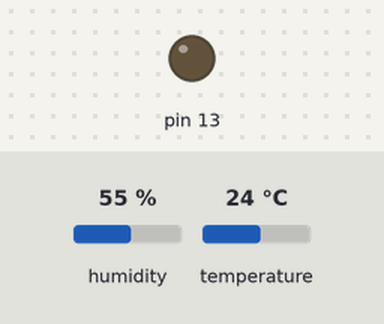
Bench run of a sketch on a simulated Arduino Uno, built with avr-gcc and run on an emulated ATmega328P. On the bench: output pins drawn as LEDs (lit = HIGH). The test bench sets the inputs (shaded band); at power-on: humidity 55 %, temperature 24 °C.

Above: at 2.8 s.
2.9 s: humidity set to 73 %
5.6 s: humidity set to 76 %
At 6.6 s:
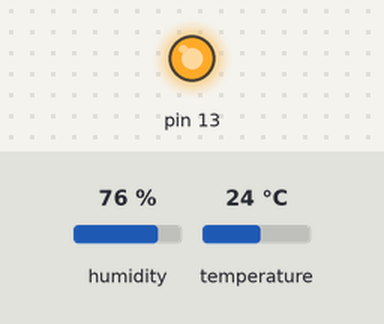
8.3 s: humidity set to 72 %
11.2 s: humidity set to 69 %
At 13.0 s:
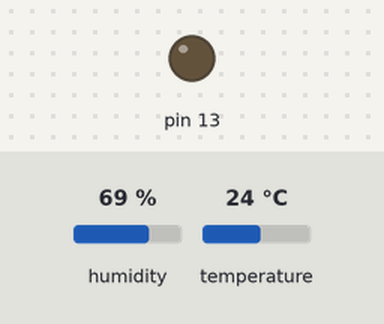
13.9 s: humidity set to 88 %
At 14.7 s:
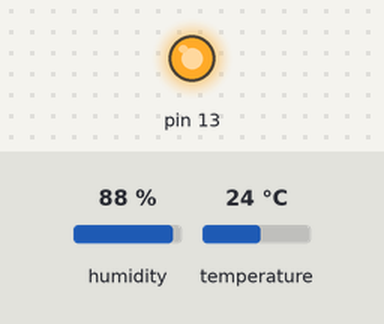
Timing chart, 0 to 16.9 s (numbered marks = the images above; inputs shaded):
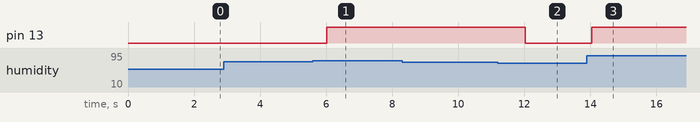

Measured:
- the behaviour switches between 74 and 75 % on humidity (found by bisection; images 0 and 1)
- the behaviour switches between 71 and 70 % on humidity (found by bisection; images 1 and 2)
- after the input at 2.9 s, every drawn part: stays the same
- after the input at 5.6 s, pin 13: LOW → HIGH after 0.42 s
- after the input at 8.3 s, every drawn part: stays the same
- after the input at 11.2 s, pin 13: HIGH → LOW after 0.84 s
- after the input at 13.9 s, pin 13: LOW → HIGH after 0.14 s

The sketch:

growhouse.ino
```cpp
/* How to use the DHT-22 sensor with Arduino uno
   Temperature and humidity sensor
   More info: http://www.ardumotive.com/how-to-use-dht-22-sensor-en.html
   Dev: Michalis Vasilakis // Date: 1/7/2015 // www.ardumotive.com */

//Libraries
#include <DHT.h>;
#include "env.h";

//Constants
#define DHTPIN 2     // what pin we're connected to
#define DHTTYPE DHT22   // DHT 22  (AM2302)

DHT dht(DHTPIN, DHTTYPE);

// Functions
Environment readEnvironment();

// internal (non-sensor) state
bool led1;

Environment readEnvironment() {
  return (Environment){
    dht.readHumidity(),
    dht.readTemperature(),
    led1
  };
}

// Declarative Rules
#define RULECOUNT 2
Rule rules[] = {
// ======== PRECONDITIONS ================== / POSTCONDITIONS
//{ {minHum, maxHum}, {minTemp, maxTemp}, led1, { led1 } }
  { {0,   70}, {0,100}, Logic::DontCare(), { Logic::False() } },
  { {75, 100}, {0,100}, Logic::DontCare(), { Logic::True() } }
};

// Functional Rules
Action functionalRuleStub(Environment env) {
  return EmptyAction();
}

void setup()
{
    // Initialize Serial Output
    Serial.begin(9600);

    // Initialize Sensor Libs
    dht.begin();

    // Initialize Pins
    pinMode(13, OUTPUT);
    digitalWrite(13, LOW);
}

byte cnt = 0;

void loop()
{
    //Read data and store it to variables hum and temp
    Environment env = readEnvironment();
    Action act = EmptyAction();

    // Declarative rules
    for (byte i = 0; i < RULECOUNT; i++) {
       act = AddActions(act, ruleApplies(env, rules[i]));
    }
    // Functional rules
    act = AddActions(act, functionalRuleStub(env));

    // synchronize/execute Actions
    // Should be at least True/False for every Action
    if (act.led1.isTrue()) {
      digitalWrite(13, HIGH);
      led1 = true;
    }
    if (act.led1.isFalse()) {
      digitalWrite(13, LOW);
      led1 = false;
    }


    //Print Environment to serial monitor twice a minute
    if (cnt++ >= 30) {
      cnt = 0;
      Serial.print(jsonEnv(env));
    }

    delay(1000); //Delay 1 sec.
}
```

env.h
```cpp
struct Environment {
  float humidity;
  float temperature;
  bool led1;
};

String jsonEnv(Environment env) {
  return String("{ \"hum\": ") + String(env.humidity) +
         String(", \"tmp\": ") + String(env.temperature) +
         String(", \"led\": ") + String(env.led1) +
         String(" }");
};

struct RangeFloat {
  float min;
  float max;
};

struct RangeInt {
  int min;
  int max;
};

class Logic {
private:
    byte state;
public:
    static Logic True() { Logic a; a = Logic(); a.state = 1; return a; };
    bool isTrue() { return state == 1; };

    static Logic False() { Logic a; a = Logic(); a.state = 0; return a; };
    bool isFalse() { return state == 0; };

    static Logic DontCare() { Logic a; a = Logic(); a.state = 2; return a; };
    bool isDontCare() { return state == 2; };

    Logic And(Logic other) {
      if (other.isFalse() or isDontCare()) { return other; }
      return *this;
    };

    bool Get(bool def) {
      if (isDontCare())  { return def; }
      return isTrue();
    }
};

struct Action {
  Logic led1;
//  Logic water_soil;
//  Logic water_air;
};

Action AddActions(Action a, Action b) {
  return {
    a.led1.And(b.led1)//,
//    a.water_soil.And(b.water_soil),
//    a.water_air.And(b.water_air)
  };
};

Action EmptyAction() {
  return { Logic::DontCare()/*, Logic::DontCare(), Logic::DontCare()*/ };
}

struct Rule {
  RangeFloat rangeHumidity;
  RangeFloat rangeTemperature;
  Logic led1;
  Action action;
};

Action ruleApplies(Environment env, Rule rule) {
  if (env.humidity >= rule.rangeHumidity.min and
      env.humidity <= rule.rangeHumidity.max and
      env.temperature >= rule.rangeTemperature.min and
      env.temperature <= rule.rangeTemperature.max and
      rule.led1.Get(env.led1) == env.led1
    )
  { return rule.action; }
  return EmptyAction();
}
```
